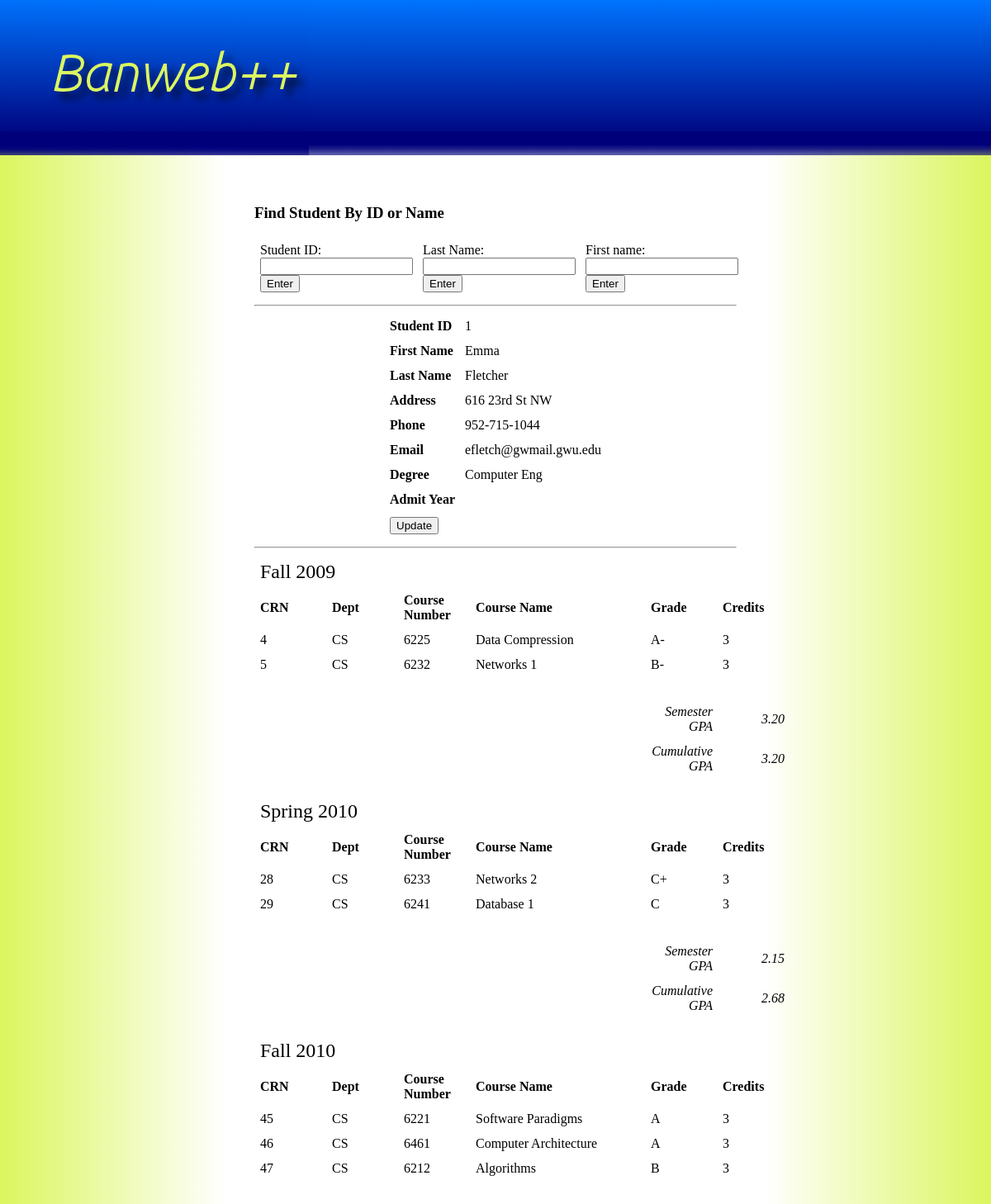
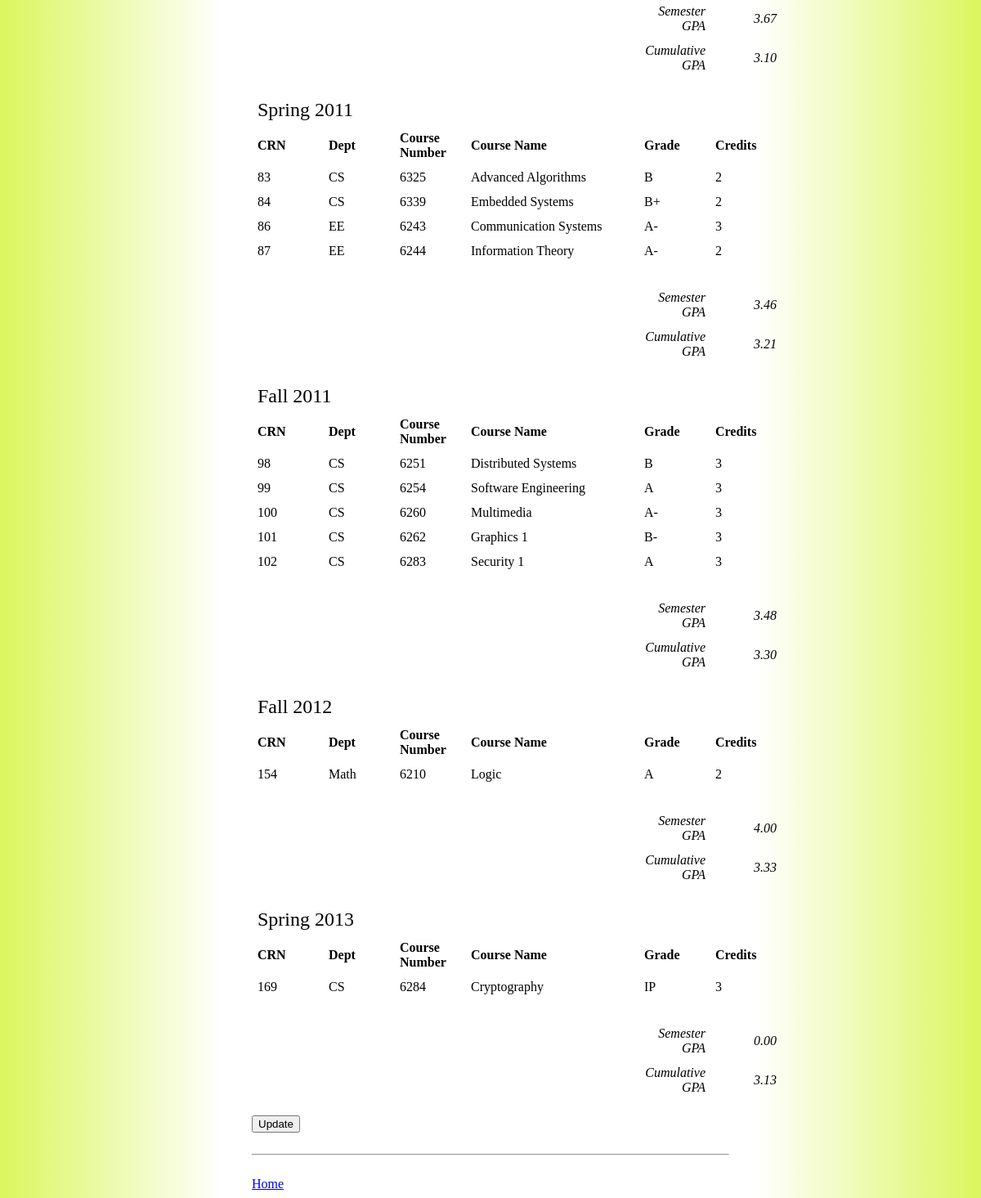
The app's page /www/faculty/stud_lookup.php?sid=1 with its own data (2 pictures, top to bottom).
### tables this page shows
create table students (
   sid      	int(4) primary key,
   l_name    	varchar(30),
   f_name	varchar(30),
   password	varchar(30),
   address	varchar(50),
   phone	varchar(20),
   email        varchar(30),
   degree	varchar(20),
   status       varchar(20),
   admit_sem    varchar(10),
   admit_year	year);

create table semesters (
  semid	        int(5) primary key,
  sem           varchar(12));

create table classes (
   crn 	     	int(5) primary key,
   dept         varchar(5),
   course_num   int(4),
   title        varchar(30),
   semid        int(5),
   credits      int(1),
   course_day	varchar(3),
   course_time  varchar(12),
   foreign key (semid) references classes(semid));

create table takes (
   sid          int(4),
   crn          int(5),
   grade        varchar(2),
   foreign key (sid) references students(sid),
   foreign key (crn) references classes(crn),
   primary key(sid, crn));

### www/faculty/stud_lookup.php (the view, shortened to what this page needs)
<!DOCTYPE html PUBLIC "-//W3C//DTD XHTML 1.0 Transitional//EN"
  "http://www.w3.org/TR/xhtml1/DTD/xhtml1-transitional.dtd">
<html xmlns="http://www.w3.org/1999/xhtml" xml:lang="en" lang="en">
<head>
  <link rel="stylesheet" type="text/css" href="../style.css" />
</head>
<body>
  <h3>Find Student By ID or Name</h3>
<?php
  $id = $_GET['fid'];
  if(isset($_POST['sid'])){
    $sid = $_POST['sid'];
  } else {
    $sid = $_GET['sid'];
  }
  if(isset($_POST['lname'])){
    $lname = $_POST['lname'];
  } else {
    $lname = NULL;
  }
  if(isset($_POST['fname'])){
    $fname = $_POST['fname'];
  } else {
    $fname = NULL;
  }
  echo '<table>';
  echo '<tr>';
  echo '<td>';
  echo '<form method="post" action="stud_lookup.php">';
    echo '<label for="sid">Student ID:</label>';
    echo '<input type="text" name="sid" /><br />';
    echo '<input type="submit" value="Enter" name="submit" />';
  echo '</form>';
  echo '</td>';
  echo '<td>';
  echo '<form method="post" action="stud_lookup.php">';
    echo '<label for="lname">Last Name:</label>';
    echo '<input type="text" name="lname" /><br />';
    echo '<input type="submit" value="Enter" name="submit" />';
  echo '</form>';
  echo '</td>';
  echo '<td>';
  echo '<form method="post" action="stud_lookup.php">';
    echo '<label for="fname">First name:</label>';
    echo '<input type="text" name="fname" /><br />';
    echo '<input type="submit" value="Enter" name="submit" />';
  echo '</form>';
  echo '</td>';
  echo '</tr>';
  echo '</table>';
  echo '<hr>';
  if( $sid != NULL || $fname != NULL || $lname != NULL) {
    if( $sid != NULL ) {
      $query = "SELECT * FROM students WHERE sid = $sid";
    } else if( $fname != NULL ) {
      $query = "SELECT * FROM students WHERE f_name = '$fname'";
    } else {
      $query = "SELECT * FROM students WHERE l_name = '$lname'";
    }
    $stud_result = mysql_query($query)
     or die('Error querying database.');
    if ( mysql_num_rows($stud_result)==0 ) {
      echo 'Error: Student Does Not Exist';
    } else {
      $row = mysql_fetch_array( $stud_result );
      $real_sid = $row['sid'];
    }
      echo '<table>';
      echo '<tr>';
      echo '<td class="table-col-title">Student ID</td>';
      echo '<td>'.$real_sid.'</td>';
      echo '</tr>';
      echo '<tr>';
      echo '<td class="table-col-title">First Name</td>';
      echo '<td>'.$row['f_name'].'</td>';
      echo '</tr>';
      echo '<tr>';
      echo '<td class="table-col-title">Last Name</td>';
      echo '<td>'.$row['l_name'].'</td>';
      echo '</tr>';
      echo '<tr>';
      echo '<td class="table-col-title">Address</td>';
      echo '<td>'.$row['address'].'</td>';
      echo '</tr>';
      echo '<tr>';
      echo '<td class="table-col-title">Phone</td>';
      echo '<td>'.$row['phone'].'</td>';
      echo '</tr>';
      echo '<tr>';
      echo '<td class="table-col-title">Email</td>';
      echo '<td>'.$row['email'].'</td>';
      echo '</tr>';
      echo '<tr>';
      echo '<td class="table-col-title">Degree</td>';
      echo '<td>'.$row['degree'].'</td>';
      echo '</tr>';
      echo '<tr>';
      echo '<td class="table-col-title">Admit Year</td>';
      echo '<td>'.$row['admit'].'</td>';
      echo '</tr>';
      echo '<tr>';
      echo '<td>';
       echo '<form method="post" action="edit_info.php">';
       echo '<input type="submit" value="Update" name="submit" />';
       echo '</form>';
      echo '</td>';
      echo '</tr>';
      echo '</table>';
    }
  echo '<hr>';
     $min_max_result = mysql_query("SELECT MIN(semesters.semid),
			    MAX(semesters.semid)
			    FROM classes,takes,semesters
			    WHERE sid='$real_sid'
			    AND takes.crn = classes.crn
			    AND classes.semid = semesters.semid")
       or die(mysql_error());
     while($row = mysql_fetch_array($min_max_result)){
       $min = $row['MIN(semesters.semid)'];
       $max = $row['MAX(semesters.semid)'];
     }
    $total_credits = 0.0;
    $total_pts = 0.0;
    for($i=$min; $i<=$max; $i++){
      $result = mysql_query("SELECT * FROM classes,takes,semesters
			   WHERE sid='$real_sid'
			   AND takes.crn = classes.crn
			   AND classes.semid = semesters.semid
			   AND semesters.semid ='$i'")
	or die(mysql_error());
    if(mysql_num_rows($result) != 0){
    $sem_query = mysql_query("SELECT sem FROM semesters WHERE semid='$i'");
    $sem = mysql_fetch_array($sem_query);
    echo '<table class="transcript">';
    echo '<tr>';
    echo '<td colspan="3" class="table-title">' . $sem['sem'] . '</td>';
    echo '</tr>';
    echo '<tr>';
    echo '<td class="table-col-title">CRN</td>';
    echo '<td class="table-col-title">Dept</td>';
    echo '<td class="table-col-title">Course Number</td>';
    echo '<td class="title table-col-title">Course Name</td>';
    echo '<td class="table-col-title">Grade</td>';
    echo '<td class="table-col-title">Credits</td>';
    echo '</tr>';
    $sem_credits = 0.0;
    $sem_pts = 0.0;
    while($row = mysql_fetch_array($result)){
    $credits = $row['credits'];
    $sem_credits = $sem_credits + $credits;
    switch($row['grade']) {
       case 'A': $grade_val = 4.0;
	 break;
       case 'A-': $grade_val = 3.7;
	 break;
       case 'B+': $grade_val = 3.3;
	 break;
       case 'B': $grade_val = 3.0;
	 break;
       case 'B-': $grade_val = 2.7;
	 break;
       case 'C+': $grade_val = 2.3;
	 break;
       case 'C': $grade_val = 2.0;
	 break;
       default:
	 $grade_val=0.0;
    }
    $sem_pts = $sem_pts + ($credits*$grade_val);
      echo '<tr>';
      echo '<td>'.$row['crn'].'</td>';
      echo '<td>'.$row['dept'].'</td>';
      echo '<td>'.$row['course_num'].'</td>';
      echo '<td class="title">'.$row['title'].'</td>';
      echo '<td>'.$row['grade'].'</td>';
      echo '<td>'.$credits.'</td>';
      echo '</tr>';
    }
    $total_credits = $total_credits + $sem_credits;
    $total_pts = $total_pts + $sem_pts;
    echo '<tr>';
    echo '<td class="buffer"> </td>';
    echo '</tr>';
    echo '<tr>';
    echo '<td> </td>';
    echo '<td> </td>';
    echo '<td> </td>';
    echo '<td> </td>';
    echo '<td class="gpa-title">Semester GPA</td>';
    echo '<td class="gpa">' . number_format ( ( $sem_pts/$sem_credits ) , 2 ) .'</td>';
    echo '</tr>';
    echo '<tr>';
    echo '<td> </td>';
    echo '<td> </td>';
    echo '<td> </td>';
    echo '<td> </td>';
    echo '<td class="gpa-title">Cumulative GPA</td>';
    echo '<td class="gpa">' . number_format ( ( $total_pts/$total_credits) , 2 ) . '</td>';
    echo '</tr>';
    echo '</table><br />';
   }
  }
       echo '<form method="post" action="edit_transcript.php">';
       echo '<input type="submit" value="Update" name="submit" />';
       echo '</form>';
  echo '<br />';
  echo '<hr>';
  echo '<br />';
  echo '<a href=gs_home.php?fid='.$id.'>Home</a>';
?>
</body>
</html>

### www/style.css (style rules this page uses)
body { background-image:url('title.png'), url('title-edge.png'), url('right.png'), url('left.png'); background-position: left top, right top, right bottom, left bottom; background-repeat: no-repeat, repeat-x, repeat-y, repeat-y; padding-top: 220px; padding-left: 300px; padding-right: 300px; }
table { margin-left: auto; margin-right: auto; }
td { min-width: 75px; padding: 5px; }
td.title { min-width: 200px; }
td.table-title { font-size:150%; }
td.table-col-title { font-weight:bold; }
td.gpa-title { font-style:italic; text-align:right; }
td.gpa { text-align:right; font-style:italic; }
td.buffer { padding-top:20px; }

### records on screen
students: sid "1", f_name "Emma", l_name "Fletcher", address "616 23rd St NW", phone "952-715-1044", email "efletch@gwmail.gwu.edu", degree "Computer Eng"
semesters: sem "Fall 2009"
classes: takes.crn "4", dept "CS", course_num "6225", title "Data Compression", takes.grade "A-", credits "3"
classes: takes.crn "5", dept "CS", course_num "6232", title "Networks 1", takes.grade "B-", credits "3"
semesters: sem "Spring 2010"
classes: takes.crn "28", dept "CS", course_num "6233", title "Networks 2", takes.grade "C+", credits "3"
classes: takes.crn "29", dept "CS", course_num "6241", title "Database 1", takes.grade "C", credits "3"
semesters: sem "Fall 2010"
classes: takes.crn "45", dept "CS", course_num "6221", title "Software Paradigms", takes.grade "A", credits "3"
classes: takes.crn "46", dept "CS", course_num "6461", title "Computer Architecture", takes.grade "A", credits "3"
classes: takes.crn "47", dept "CS", course_num "6212", title "Algorithms", takes.grade "B", credits "3"
semesters: sem "Spring 2011"
classes: takes.crn "83", dept "CS", course_num "6325", title "Advanced Algorithms", takes.grade "B", credits "2"
classes: takes.crn "84", dept "CS", course_num "6339", title "Embedded Systems", takes.grade "B+", credits "2"
classes: takes.crn "86", dept "EE", course_num "6243", title "Communication Systems", takes.grade "A-", credits "3"
classes: takes.crn "87", dept "EE", course_num "6244", title "Information Theory", takes.grade "A-", credits "2"
semesters: sem "Fall 2011"
classes: takes.crn "98", dept "CS", course_num "6251", title "Distributed Systems", takes.grade "B", credits "3"
classes: takes.crn "99", dept "CS", course_num "6254", title "Software Engineering", takes.grade "A", credits "3"
classes: takes.crn "100", dept "CS", course_num "6260", title "Multimedia", takes.grade "A-", credits "3"
classes: takes.crn "101", dept "CS", course_num "6262", title "Graphics 1", takes.grade "B-", credits "3"
classes: takes.crn "102", dept "CS", course_num "6283", title "Security 1", takes.grade "A", credits "3"
semesters: sem "Fall 2012"
classes: takes.crn "154", dept "Math", course_num "6210", title "Logic", takes.grade "A", credits "2"
semesters: sem "Spring 2013"
classes: takes.crn "169", dept "CS", course_num "6284", title "Cryptography", takes.grade "IP", credits "3"

### other values on screen
$sem_pts/$sem_credits "3.20"
$total_pts/$total_credits "3.20"
$sem_pts/$sem_credits "2.15"
$total_pts/$total_credits "2.68"
$sem_pts/$sem_credits "3.67"
$total_pts/$total_credits "3.10"
$sem_pts/$sem_credits "3.46"
$total_pts/$total_credits "3.21"
$sem_pts/$sem_credits "3.48"
$total_pts/$total_credits "3.30"
$sem_pts/$sem_credits "4.00"
$total_pts/$total_credits "3.33"
$sem_pts/$sem_credits "0.00"
$total_pts/$total_credits "3.13"
